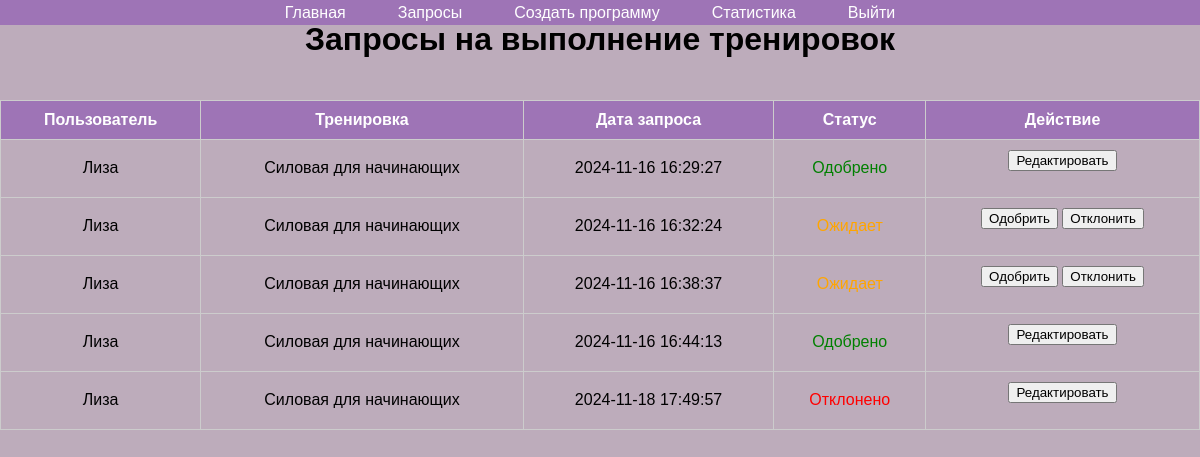
/training_requests.php (signed in), run on the app's committed database.
### tables this page shows
CREATE TABLE `training_requests` (
  `id` int(11) NOT NULL AUTO_INCREMENT,
  `user_id` int(11) NOT NULL,
  `training_id` int(11) NOT NULL,
  `request_date` datetime DEFAULT current_timestamp(),
  `status` enum('pending','approved','rejected') DEFAULT 'pending',
  PRIMARY KEY (`id`),
  KEY `user_id` (`user_id`),
  KEY `training_id` (`training_id`),
  CONSTRAINT `training_requests_ibfk_1` FOREIGN KEY (`user_id`) REFERENCES `users` (`id`),
  CONSTRAINT `training_requests_ibfk_2` FOREIGN KEY (`training_id`) REFERENCES `training_programs` (`id`)
);

CREATE TABLE `users` (
  `id` int(11) NOT NULL AUTO_INCREMENT,
  `username` varchar(255) DEFAULT NULL,
  `email` varchar(255) DEFAULT NULL,
  `password_hash` varchar(255) DEFAULT NULL,
  `age` int(11) DEFAULT NULL,
  `weight` float DEFAULT NULL,
  `height` float DEFAULT NULL,
  `gender` enum('male','female') DEFAULT NULL,
  `activity_level` enum('sedentary','light','moderate','active','very_active') DEFAULT NULL,
  `daily_calories` decimal(10,2) DEFAULT NULL,
  `created_at` timestamp NOT NULL DEFAULT current_timestamp(),
  `role_id` int(11) DEFAULT NULL,
  `trainer_rating` float(3,1) DEFAULT NULL,
  PRIMARY KEY (`id`),
  UNIQUE KEY `email` (`email`),
  KEY `role_id` (`role_id`),
  CONSTRAINT `users_ibfk_1` FOREIGN KEY (`role_id`) REFERENCES `roles` (`id`)
);

CREATE TABLE `training_programs` (
  `id` int(11) NOT NULL AUTO_INCREMENT,
  `name` varchar(255) DEFAULT NULL,
  `description` text DEFAULT NULL,
  `duration` int(11) DEFAULT NULL,
  `calories_burned` int(11) DEFAULT NULL,
  `training_name` varchar(255) DEFAULT NULL,
  `training_type_id` int(11) DEFAULT NULL,
  `created_by` int(11) DEFAULT NULL,
  `created_at` timestamp NOT NULL DEFAULT current_timestamp(),
  `status` enum('pending','approved','rejected') DEFAULT 'pending',
  PRIMARY KEY (`id`),
  KEY `training_type_id` (`training_type_id`),
  KEY `created_by` (`created_by`),
  CONSTRAINT `training_programs_ibfk_1` FOREIGN KEY (`training_type_id`) REFERENCES `training_types` (`id`) ON DELETE SET NULL,
  CONSTRAINT `training_programs_ibfk_2` FOREIGN KEY (`created_by`) REFERENCES `users` (`id`) ON DELETE CASCADE
);

### training_requests.php (the view, shortened to what this page needs)
<?php
include 'navbar.php';
$user_id = $_SESSION['user_id'];
$stmt = $conn->prepare("
    SELECT tr.id, tr.user_id, tr.training_id, tr.request_date, tr.status,
           u.username AS trainee_name, t.name AS training_name
    FROM training_requests tr
    JOIN users u ON tr.user_id = u.id
    JOIN training_programs t ON tr.training_id = t.id
    WHERE t.created_by = ?
");
$stmt->bind_param("i", $user_id);
$stmt->execute();
$requests = $stmt->get_result();
?>
<!DOCTYPE html>
<html lang="ru">
<head>
</head>
<body>
<h1>Запросы на выполнение тренировок</h1>
<table>
    <thead>
        <tr>
            <th>Пользователь</th>
            <th>Тренировка</th>
            <th>Дата запроса</th>
            <th>Статус</th>
            <th>Действие</th>
        </tr>
    </thead>
    <tbody>
    <?php while ($row = $requests->fetch_assoc()): ?>
        <tr>
            <td><?php echo htmlspecialchars($row['trainee_name']); ?></td>
            <td><?php echo htmlspecialchars($row['training_name']); ?></td>
            <td><?php echo htmlspecialchars($row['request_date']); ?></td>
            <td>
    <?php
    if ($row['status'] === 'pending') {
        echo '<span class="status-pending">Ожидает</span>';
    } elseif ($row['status'] === 'approved') {
        echo '<span class="status-approved">Одобрено</span>';
    } elseif ($row['status'] === 'rejected') {
        echo '<span class="status-rejected">Отклонено</span>';
    } elseif ($row['status'] === 'in_process') {
        echo '<span class="status-pending">В процессе</span>';
    }
    ?>
</td>
<td>
    <form method="POST" action="process_request.php">
        <?php if ($row['status'] === 'pending'): ?>
            <button type="submit" name="action" value="approve">Одобрить</button>
            <button type="submit" name="action" value="reject">Отклонить</button>
        <?php elseif ($row['status'] === 'approved' || $row['status'] === 'rejected'): ?>
            <button type="submit" name="action" value="in_process">Редактировать</button>
        <?php endif; ?>
    </form>
</td>
        </tr>
    <?php endwhile; ?>
    </tbody>
</table>
</body>
</html>

### navbar.php (style rules this page uses)
body { margin: 0; padding-top: 50px; }

### training_requests.php (style rules this page uses)
body { font-family: Arial, sans-serif; background-color: #bdacbb; margin: 0; padding: 0; display: flex; flex-direction: column; align-items: center; }
h1 { text-align: center; }
table { width: 100%; border-collapse: collapse; margin-top: 20px; }
table, th, td { border: 1px solid #ccc; }
th, td { padding: 10px; text-align: center; }
th { background-color: rgba(139, 83, 179, 0.62); color: white; }
.status-pending { color: orange; }
.status-approved { color: green; }
.status-rejected { color: red; }

### data on the page
training_requests: user.username "Лиза", training.name "Силовая для начинающих", request_date "2024-11-16 16:29:27", status "Одобрено"
training_requests: user.username "Лиза", training.name "Силовая для начинающих", request_date "2024-11-16 16:32:24", status "Одобрить"
training_requests: user.username "Лиза", training.name "Силовая для начинающих", request_date "2024-11-16 16:38:37", status "Одобрить"
training_requests: user.username "Лиза", training.name "Силовая для начинающих", request_date "2024-11-16 16:44:13", status "Одобрено"
training_requests: user.username "Лиза", training.name "Силовая для начинающих", request_date "2024-11-18 17:49:57", status "Отклонено"
